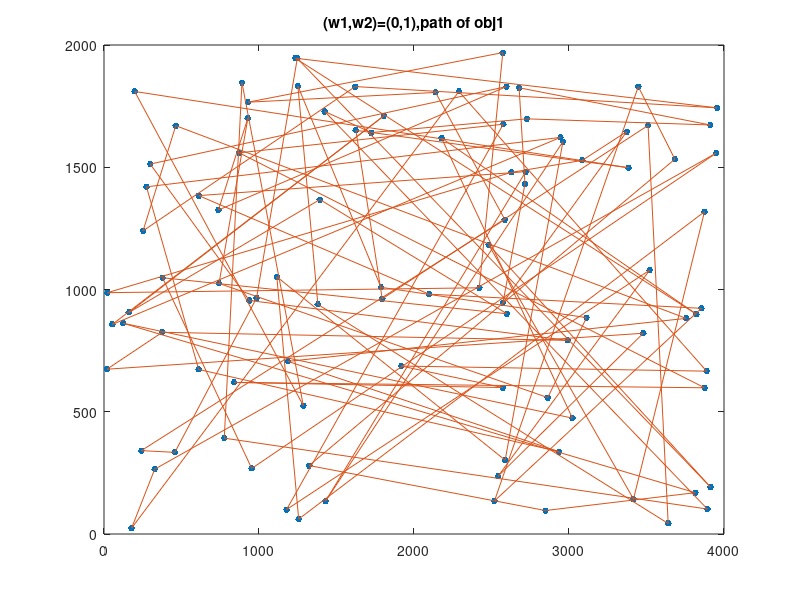
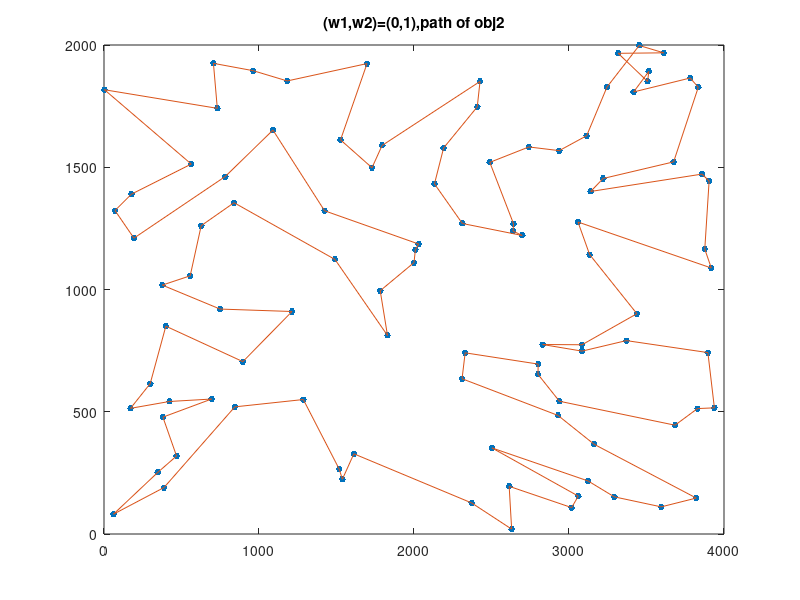
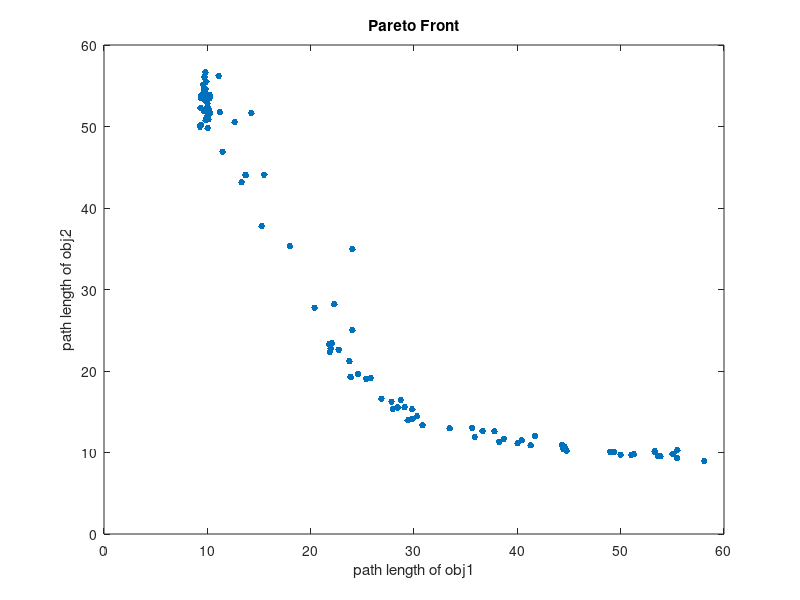

The MATLAB source for these figures, in order:
clear;clc;
city=100;
load('tour4_100.mat')
load('rl4_100.mat')
load('obj2_4_100.mat')
load('obj1_4_100.mat')
load('kroA100.mat')
load('kroB100.mat')
t=101;
w1=1-(t-1)*0.01
w2=(t-1)*0.01
for i=1:city
    rank(i)=tour(t,1,i)+1;
end
rank(city+1)=tour(t,1,1)+1;
for i=1:city+1
    x(i)=kroA100(rank(i),2);
    y(i)=kroA100(rank(i),3);
    p(i)=kroB100(rank(i),2);
    q(i)=kroB100(rank(i),3);
end

figure(1)
plot(x,y,'.','MarkerSize',15)
hold on;
plot(x,y)
title(['(w1,w2)=(',num2str(w1),',',num2str(w2),'),path of obj1'])

figure(2)
plot(p,q,'.','MarkerSize',15)
hold on;
plot(p,q)
title(['(w1,w2)=(',num2str(w1),',',num2str(w2),'),path of obj2'])

% figure(1)
% plot(x,y)
% title(['(w1,w2)=(',num2str(w1),',',num2str(w2),'),path of obj1'])
% for i=1:city
%     text(x(i),y(i),['',num2str(i)]);
% end
% 
% figure(2)
% plot(p,q)
% title(['(w1,w2)=(',num2str(w1),',',num2str(w2),'),path of obj2'])
% for i=1:city
%     text(p(i),q(i),['',num2str(i)]);
% end

figure(3)
obj1=rl(:,1);
obj2=rl(:,2);
plot(obj1,obj2,'.','MarkerSize',15)
xlabel('path length of obj1')
ylabel('path length of obj2')
title(['Pareto Front'])